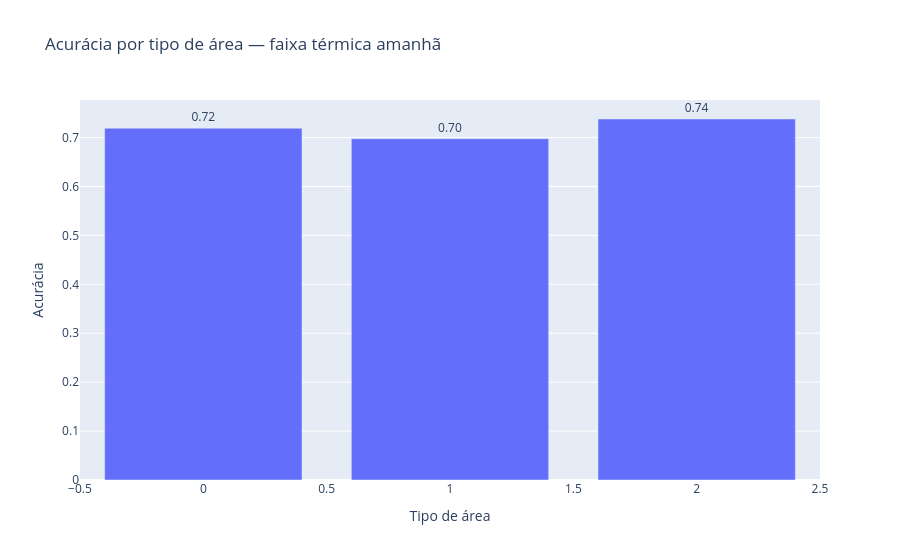

Write notebook code for a chart like this one.
### Markdown cell above
### Gráfico: acurácia por tipo de área — amanhã

### Code cell
fig = px.bar(
    spark_df_para_dicts(acuracia_tipo_area_amanha),
    x="tipo_area_idx",
    y="accuracy",
    text="accuracy",
    title="Acurácia por tipo de área — faixa térmica amanhã",
    labels={
        "tipo_area_idx": "Tipo de área",
        "accuracy": "Acurácia"
    }
)

fig.update_traces(texttemplate="%{text:.2f}", textposition="outside")
fig.show()

### Figure 1 — Plotly figure (JSON) as saved in the notebook; plotly's stock layout.template omitted (floating-point values rounded to 4 significant figures)
{"data": [{"hovertemplate": "Tipo de área=%{x}<br>Acurácia=%{text}<extra></extra>", "legendgroup": "", "marker": {"color": "#636efa", "pattern": {"shape": ""}}, "name": "", "orientation": "v", "showlegend": false, "text": [0.7191, 0.6977, 0.738], "textposition": "outside", "texttemplate": "%{text:.2f}", "type": "bar", "x": [0.0, 1.0, 2.0], "xaxis": "x", "y": [0.7191, 0.6977, 0.738], "yaxis": "y"}], "layout": {"barmode": "relative", "legend": {"tracegroupgap": 0}, "title": {"text": "Acurácia por tipo de área — faixa térmica amanhã"}, "xaxis": {"anchor": "y", "domain": [0, 1], "title": {"text": "Tipo de área"}}, "yaxis": {"anchor": "x", "domain": [0, 1], "title": {"text": "Acurácia"}}}}
